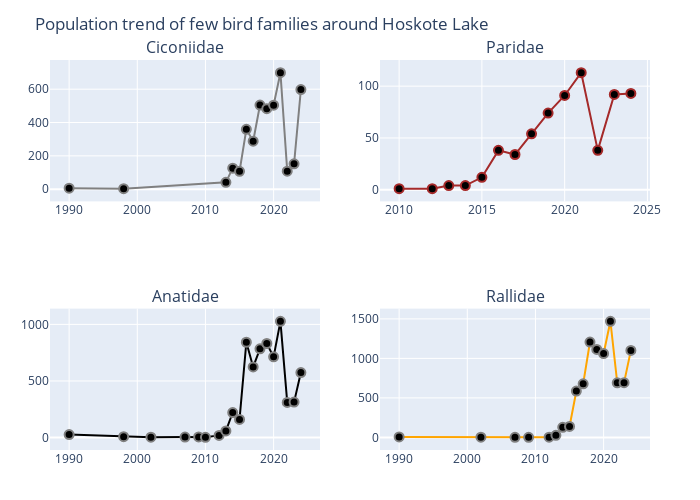

Write notebook code for a chart like this one.
### Code cell
# Plot the trend of Ciconiidae, Paridae, Anatidae and Rallidae families. 

using PlotlyJS

Ciconiidae_plot() = scatter(
    x=result_Ciconiidae.OBSERVATION_DATE_YEAR_ONLY,
    y=result_Ciconiidae.count,
    mode="lines+markers",
    marker=attr(
        size=9,
        color="black",
        symbol="circle",
        line=attr(width=2, color="grey")
    ),
    line=attr(color="grey", width=2)
)

Paridae_plot() = scatter(
    x=result_Paridae.OBSERVATION_DATE_YEAR_ONLY,
    y=result_Paridae.count,
    mode="lines+markers",
    marker=attr(
        size=9,
        color="black",
        symbol="circle",
        line=attr(width=2, color="lightbrown")
    ),
    line=attr(color="brown", width=2)
)

Anatidae_plot() = scatter(
    x=result_Anatidae.OBSERVATION_DATE_YEAR_ONLY,
    y=result_Anatidae.count,
    mode="lines+markers",
    marker=attr(
        size=9,
        color="black",
        symbol="circle",
        line=attr(width=2, color="grey")
    ),
    line=attr(color="darkbrown", width=2)
)

Rallidae_plot() = scatter(
    x=result_Rallidae.OBSERVATION_DATE_YEAR_ONLY,
    y=result_Rallidae.count,
    mode="lines+markers",
    marker=attr(
        size=9,
        color="black",
        symbol="circle",
        line=attr(width=2, color="grey")
    ),
    line=attr(color="orange", width=2)
)

plot_Ciconiidae = plot(Ciconiidae_plot(), Layout(title="Ciconiidae"))
plot_Paridae = plot(Paridae_plot(), Layout(title="Paridae"))
plot_Anatidae = plot(Anatidae_plot(), Layout(title="Anatidae"))
plot_Rallidae = plot(Rallidae_plot(), Layout(title="Rallidae"))

plot_family4 = [plot_Ciconiidae plot_Paridae ; plot_Anatidae plot_Rallidae]

relayout!(plot_family4, 
    height = 500,
    width = 700,
    title="Population trend of few bird families around Hoskote Lake",
    showlegend = false,   
    )

plot_family4

### Figure 1 — Plotly figure (JSON) as saved in the notebook; plotly's stock layout.template omitted (floating-point values rounded to 4 significant figures)
{"data": [{"line": {"color": "grey", "width": 2}, "marker": {"color": "black", "line": {"color": "grey", "width": 2}, "size": 9, "symbol": "circle"}, "mode": "lines+markers", "type": "scatter", "x": [1990, 1998, 2013, 2014, 2015, 2016, 2017, 2018, 2019, 2020, 2021, 2022, 2023, 2024], "xaxis": "x1", "y": [6, 3, 41, 126, 107, 359, 288, 505, 483, 504, 699, 108, 152, 598], "yaxis": "y1"}, {"line": {"color": "brown", "width": 2}, "marker": {"color": "black", "line": {"color": "lightbrown", "width": 2}, "size": 9, "symbol": "circle"}, "mode": "lines+markers", "type": "scatter", "x": [2010, 2012, 2013, 2014, 2015, 2016, 2017, 2018, 2019, 2020, 2021, 2022, 2023, 2024], "xaxis": "x2", "y": [1, 1, 4, 4, 12, 38, 34, 54, 74, 91, 113, 38, 92, 93], "yaxis": "y2"}, {"line": {"color": "darkbrown", "width": 2}, "marker": {"color": "black", "line": {"color": "grey", "width": 2}, "size": 9, "symbol": "circle"}, "mode": "lines+markers", "type": "scatter", "x": [1990, 1998, 2002, 2007, 2009, 2010, 2012, 2013, 2014, 2015, 2016, 2017, 2018, 2019, 2020, 2021, 2022, 2023, 2024], "xaxis": "x3", "y": [26, 8, 3, 4, 5, 2, 19, 58, 221, 160, 842, 624, 784, 831, 713, 1027, 310, 313, 574], "yaxis": "y3"}, {"line": {"color": "orange", "width": 2}, "marker": {"color": "black", "line": {"color": "grey", "width": 2}, "size": 9, "symbol": "circle"}, "mode": "lines+markers", "type": "scatter", "x": [1990, 2002, 2007, 2009, 2012, 2013, 2014, 2015, 2016, 2017, 2018, 2019, 2020, 2021, 2022, 2023, 2024], "xaxis": "x4", "y": [6, 3, 1, 1, 2, 26, 128, 138, 586, 678, 1207, 1113, 1061, 1469, 691, 693, 1101], "yaxis": "y4"}], "layout": {"annotations": [{"font": {"size": 16}, "showarrow": false, "text": "Ciconiidae", "x": 0.225, "xanchor": "center", "xref": "paper", "y": 1, "yanchor": "bottom", "yref": "paper"}, {"font": {"size": 16}, "showarrow": false, "text": "Paridae", "x": 0.775, "xanchor": "center", "xref": "paper", "y": 1, "yanchor": "bottom", "yref": "paper"}, {"font": {"size": 16}, "showarrow": false, "text": "Anatidae", "x": 0.225, "xanchor": "center", "xref": "paper", "y": 0.3625, "yanchor": "bottom", "yref": "paper"}, {"font": {"size": 16}, "showarrow": false, "text": "Rallidae", "x": 0.775, "xanchor": "center", "xref": "paper", "y": 0.3625, "yanchor": "bottom", "yref": "paper"}], "height": 500, "margin": {"b": 50, "l": 50, "r": 50, "t": 60}, "showlegend": false, "title": "Population trend of few bird families around Hoskote Lake", "width": 700, "xaxis1": {"anchor": "y1", "domain": [0, 0.45]}, "xaxis2": {"anchor": "y2", "domain": [0.55, 1]}, "xaxis3": {"anchor": "y3", "domain": [0, 0.45]}, "xaxis4": {"anchor": "y4", "domain": [0.55, 1]}, "yaxis1": {"anchor": "x1", "domain": [0.6375, 1]}, "yaxis2": {"anchor": "x2", "domain": [0.6375, 1]}, "yaxis3": {"anchor": "x3", "domain": [5.551e-17, 0.3625]}, "yaxis4": {"anchor": "x4", "domain": [5.551e-17, 0.3625]}}}
